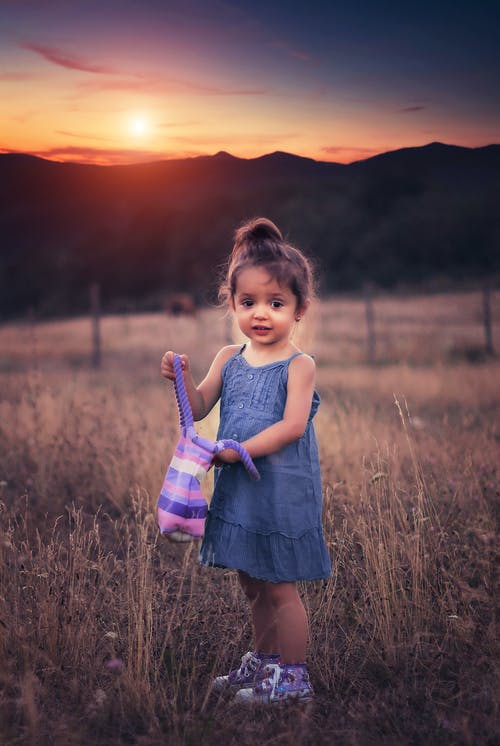
#> input picture image3.jpg, 500 x 746 px
$ python image3.py
#> lines starting #> are read from the running program, lines starting #| are printed output that depends on the picture
#getting the imports
import cv2 as cv
import numpy as np

#reading the image
img = cv.imread('image3.jpg')
#> img is the input picture: shape (746, 500, 3); mean B, G, R 82.5, 76.7, 101.7

#gaussian kernel for sharpenig
gaussian_blur = cv.GaussianBlur(img,(7,7),2)

#sharpening using addweighted()
sharpened1 = cv.addWeighted(img,1.5, gaussian_blur, -0.5, 0)
sharpened2 = cv.addWeighted(img,3.5, gaussian_blur, -2.5, 0)
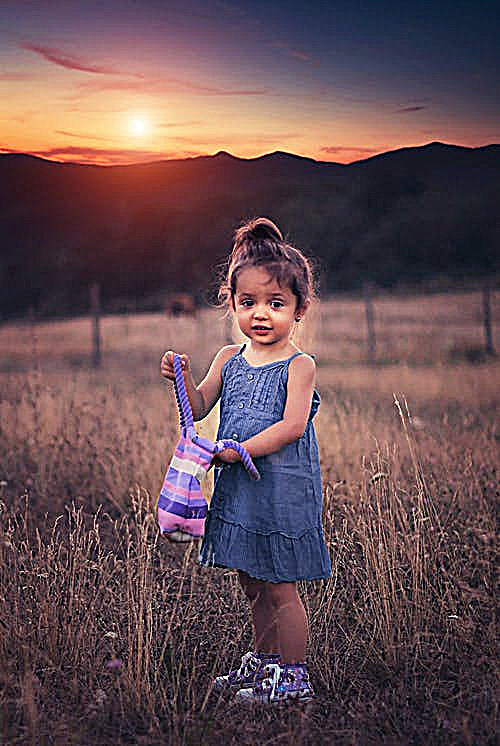
#> sharpened2: shape (746, 500, 3); mean B, G, R 82.8, 77.2, 101.7
sharpened3 = cv.addWeighted(img,7.5, gaussian_blur, -6.5, 0)
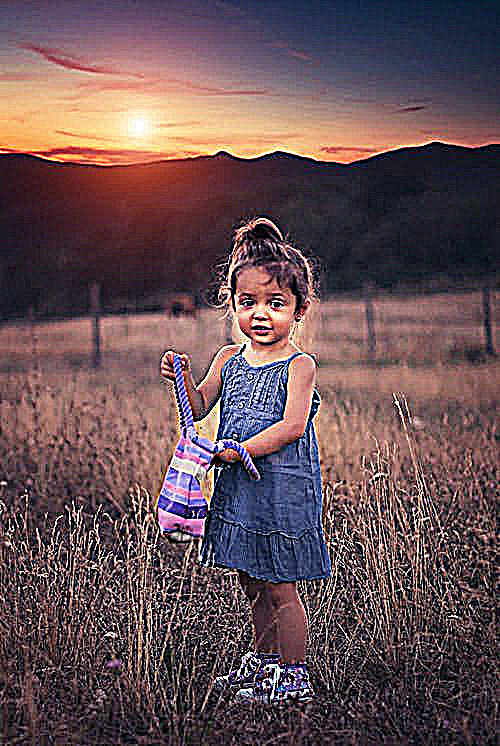
#> sharpened3: shape (746, 500, 3); mean B, G, R 84.7, 79.9, 102.9

#showing the sharpened images
cv.imshow('Sharpened 3', sharpened3)
cv.imshow('Sharpened 2', sharpened2)
cv.imshow('Sharpened 1', sharpened1)
cv.imshow('original', img)
cv.waitKey(0)
